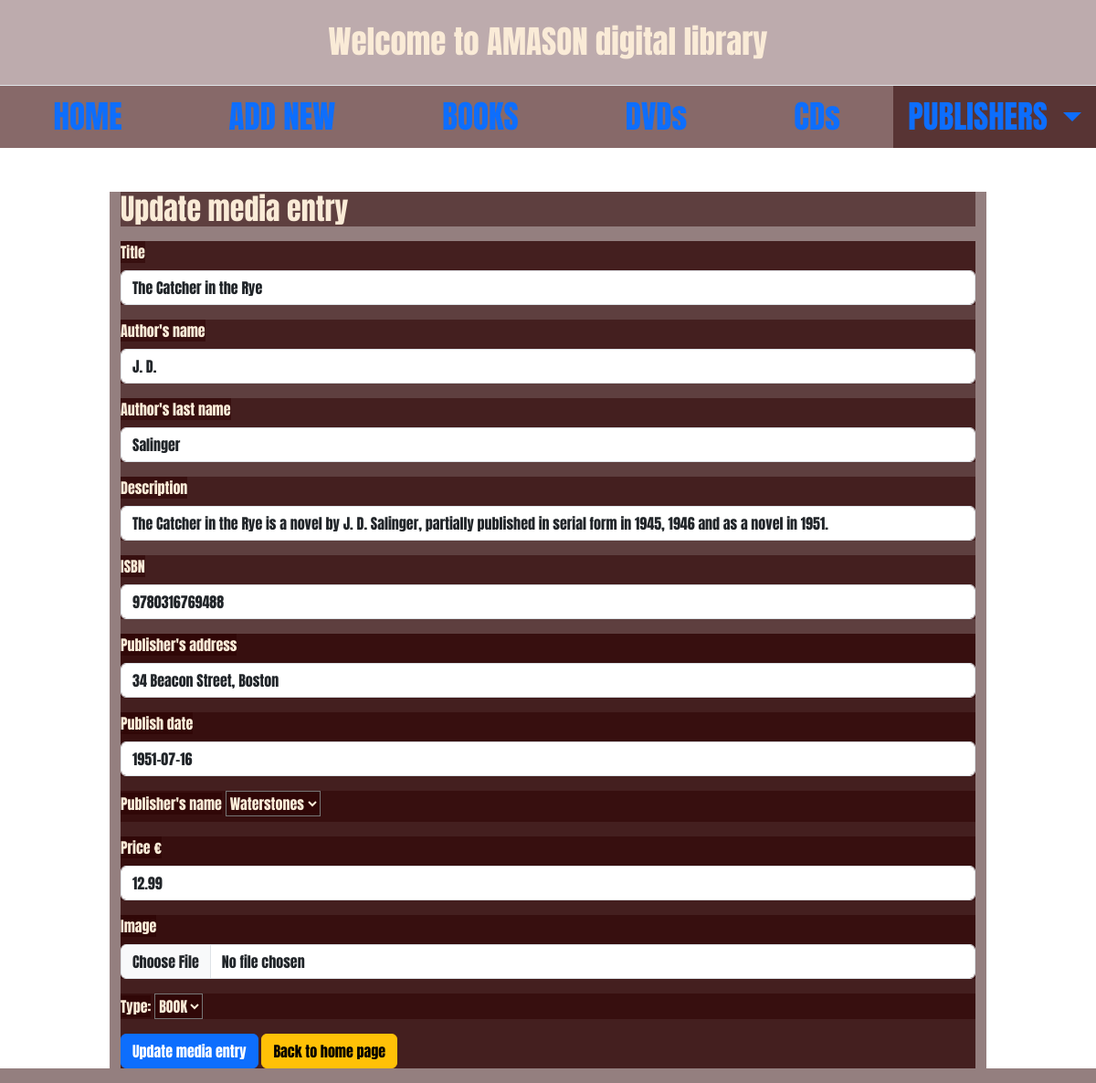
Page /update.php?id=1 on the committed database.
### tables this page shows
CREATE TABLE `media_list` (
  `id` int(11) NOT NULL,
  `title` varchar(255) NOT NULL,
  `isbn` varchar(255) NOT NULL,
  `description` varchar(255) NOT NULL,
  `type` varchar(255) NOT NULL,
  `author_name` varchar(255) NOT NULL,
  `author_lastname` varchar(255) NOT NULL,
  `publisher_name` varchar(255) NOT NULL,
  `publisher_address` varchar(255) NOT NULL,
  `publish_date` varchar(255) NOT NULL,
  `price` decimal(13,2) NOT NULL,
  `image` varchar(255) DEFAULT NULL
);

### update.php (the view, shortened to what this page needs)
<?php
require_once "db_connect.php" ;
$id = $_GET[ "id"];
$sql = "SELECT * FROM media_list WHERE id = $id";
$result = mysqli_query($connect, $sql);
$row = mysqli_fetch_assoc($result);
?>
<!DOCTYPE html>
<html lang="en">
<head>
    <link rel="stylesheet" href="https://cdnjs.cloudflare.com/ajax/libs/font-awesome/4.7.0/css/font-awesome.min.css">
    <link href="https://cdn.jsdelivr.net/npm/bootstrap@5.3.0/dist/css/bootstrap.min.css" rel="stylesheet">
    <link rel="stylesheet" href="CSS/style.css">
</head>
<body>
<?php require_once 'navbar.php'?>
<div class="container mt-5">
    <h2>Update media entry</h2>
    <form method="POST" enctype="multipart/form-data">
    <div class="mb-3 mt-3">
                <label for="title" class="form-label">Title</label>
                <input type="text" class="form-control" id="title" aria-describedby="title" name="title" value="<?= $row["title"] ?>">
            </div>
            <div class="mb-3 mt-3">
                <label for="author_name" class="form-label">Author's name</label>
                <input type="text" class="form-control" id="author_name" aria-describedby="author_name" name="author_name" value="<?= $row["author_name"] ?>">
            </div>
            <div class="mb-3 mt-3">
                <label for="author_lastname" class="form-label">Author's last name</label>
                <input type="text" class="form-control" id="author_lastname" aria-describedby="author_lastname" name="author_lastname" value="<?= $row["author_lastname"] ?>">
            </div>
            <div class="mb-3 mt-3">
                <label for="description" class="form-label">Description</label>
                <input type="text" class="form-control" id="description" aria-describedby="description" name="description" value="<?= $row["description"] ?>">
            </div>
            <div class="mb-3 mt-3">
                <label for="isbn" class="form-label">ISBN</label>
                <input type="text" class="form-control" id="isbn" aria-describedby="isbn" name="isbn" value="<?= $row["isbn"] ?>">
            </div>
            <div class="mb-3 mt-3">
                <div class="mb-3 mt-3">
                <label for="publisher_address" class="form-label">Publisher's address</label>
                <input type="text" class="form-control" id="publisher_address" aria-describedby="publisher_address" name="publisher_address" value="<?= $row["publisher_address"] ?>">
            </div>
            <div class="mb-3 mt-3">
                <label for="publish_date" class="form-label">Publish date</label>
                <input type="text" class="form-control" id="publish_date" aria-describedby="publish_date" name="publish_date" value="<?= $row["publish_date"] ?>">
            </div>
            <div class="mb-3">
                <label for="publisher_name" class="form-label">Publisher's name</label>
                <select name="publisher_name" id="publisher_name">
                    <option value="Waterstones" <?php echo $row["publisher_name"] == "Waterstones" ? "selected" : ""?>>Waterstones</option>
                </select>
            </div>
            <div class="mb-3">
                <label for="price" class="form-label">Price €</label>
                <input type="number" class="form-control" id="price" aria-describedby="price" name="price" value="<?= $row["price"] ?>">
            </div>
            <div class="mb-3">
                <label for="image" class="form-label"> Image </label>
                <input type="file" class="form-control" id="image" aria-describedby="image" name="image">
            </div>
            <div class="mb-3">
                <label for="type">Type:</label>
                <select name="type" id="type">
                    <option value="book" <?php echo $row["type"] == "book" ? "selected" : ""?>>BOOK</option>
                </select>
            </div>
            <button name="update" type="submit" class="btn btn-primary">Update media entry</button>
            <a href="index.php" class="btn btn-warning">Back to home page</a>
    </form>
</div>
</body>
</html>

### CSS/style.css (style rules this page uses)
* { margin: 0; padding: 0; font-family: 'Anton', sans-serif; background-color: rgba(43, 1, 1, 0.5); color: antiquewhite }
body { background-image: url("https://cdn.superstock.com/4028/Download/4028-1096.jpg"); }
.container { width: 80%; }

### rows in the picture
media_list: title "The Catcher in the Rye", author_name "J. D.", author_lastname "Salinger", description "The Catcher in the Rye is a novel by J. D. Salinger, partially published in serial form in 1945, 1946 and as a novel in 1951.", isbn "9780316769488", publisher_address "34 Beacon Street, Boston", publish_date "1951-07-16", price "12.99"
